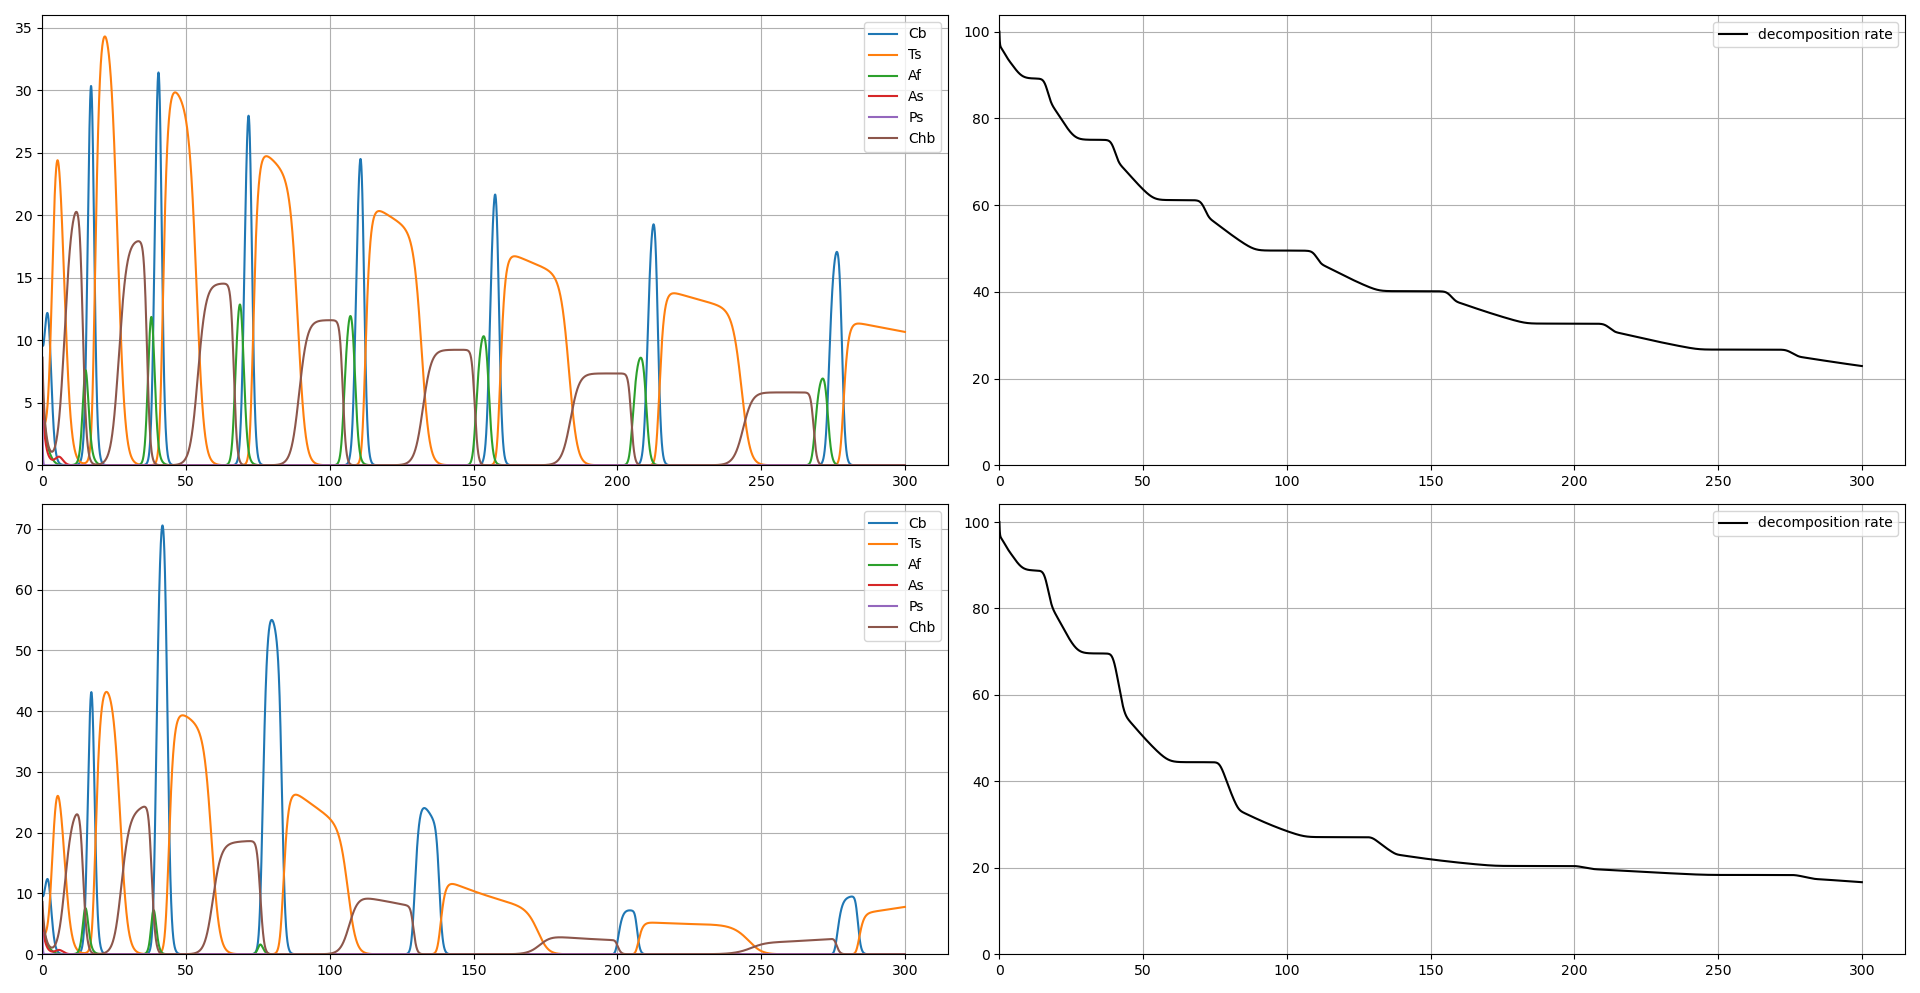

Write the Python code that produced this figure.
from scipy.integrate import solve_ivp
import numpy as np
import matplotlib.pyplot as plt
from pandas import DataFrame

def deriv(t, w,tem,moist):
    n0,n1,n2,n3,n4,n5,x=w.tolist()
    dn0dt = n0*np.log(1.399549*x/(n0+11.17546*n1+0.448686*n2+0.284405*n3+0.101572*n4+0.433724*n5-0.863503))
    dn1dt = n1*np.log(1.399549*x/((1/11.17546)*n0+n1+0.375706*n2+7.783609*n3+196.1559*n4+4.485611*n5-0.450677))
    dn2dt = n2*np.log(1.399549*x/((1/0.448686)*n0+(1/0.375706)*n1+n2+10.12895*n3+0.149357*n4+0.144114*n5-0.035456))
    dn3dt = n3*np.log(1.399549*x/((1/0.284405)*n0+(1/7.782609)*n1+(1/10.12895)*n2+n3+5.001182*n4+5.563094*n5+0.37097))
    dn4dt = n4*np.log(1.399549*x/((1/0.101572)*n0+(1/196.1559)*n1+(1/0.149357)*n2+(1/5.001182)*n3+n4+15141.41*n5+0.00074))
    dn5dt = n5*np.log(1.399549*x/((1/0.433724)*n0+(1/4.485611)*n1+(1/0.144114)*n2+(1/0.563014)*n3+(1/15141.41)*n4+n5+0.92217))
    dxdt = -1*x*(0.000832*n0+0.000373*n1+0.0000287*n2+0.00000246*n3+0.07549*n4+0.000000466*n5)

    if (tem<18):
        dn0dt=dn0dt-(18-tem)/18*n0
        dn1dt=dn1dt-(24-tem)/24*n1
        dn2dt=dn2dt-(24-tem)/24*n2
        dn3dt=dn3dt-(27-tem)/27*n3
        dn4dt=dn4dt-(27-tem)/27*n4
        dn5dt=dn5dt-(27-tem)/27*n5
    elif (tem>=18 and tem<24):
        dn1dt=dn1dt-(24-tem)/24*n1
        dn2dt=dn2dt-(24-tem)/24*n2
        dn3dt=dn3dt-(27-tem)/27*n3
        dn5dt=dn5dt-(27-tem)/27*n5
    elif (tem>=24 and tem<27):
        dn3dt=dn3dt-(27-tem)/27*n3
        dn5dt=dn5dt-(27-tem)/27*n5

    if (moist<96 and moist>69):
        dn5dt=dn5dt-(96-moist)/96*n5
    elif (moist<=69 and moist>=50):
        dn5dt=dn5dt-(96-moist)/96*n5
        dn3dt=dn3dt-(69-moist)/69*n3
    elif (moist<50 and moist>48):
        dn5dt=dn5dt-(96-moist)/96*n5
        dn3dt=dn3dt-(69-moist)/69*n3
        dn4dt=dn4dt-(50-moist)/50*n4
    elif (moist<=48 and moist>=27):
        dn5dt=dn5dt-(96-moist)/96*n5
        dn3dt=dn3dt-(69-moist)/69*n3
        dn4dt=dn4dt-(50-moist)/50*n4
        dn2dt=dn2dt-(48-moist)/48*n2
    elif (moist<27):
        dn5dt=dn5dt-(96-moist)/96*n5
        dn3dt=dn3dt-(69-moist)/69*n3
        dn4dt=dn4dt-(50-moist)/50*n4
        dn2dt=dn2dt-(48-moist)/48*n2
        dn1dt=dn1dt-(27-moist)/48*n1

    return dn0dt,dn1dt,dn2dt,dn3dt,dn4dt,dn5dt,dxdt

def deriv1(t, w,tem,moist,tempfloat):
    n0,n1,n2,n3,n4,n5,x=w.tolist()
    envtem=tem+0.5*tempfloat*np.sin(t*np.pi/150)#+2*(0.5-np.random.rand())
    dn0dt = n0*np.log(1.399549*x/(n0+11.17546*n1+0.448686*n2+0.284405*n3+0.101572*n4+0.433724*n5-0.863503))
    dn1dt = n1*np.log(1.399549*x/((1/11.17546)*n0+n1+0.375706*n2+7.783609*n3+196.1559*n4+4.485611*n5-0.450677))
    dn2dt = n2*np.log(1.399549*x/((1/0.448686)*n0+(1/0.375706)*n1+n2+10.12895*n3+0.149357*n4+0.144114*n5-0.035456))
    dn3dt = n3*np.log(1.399549*x/((1/0.284405)*n0+(1/7.782609)*n1+(1/10.12895)*n2+n3+5.001182*n4+5.563094*n5+0.37097))
    dn4dt = n4*np.log(1.399549*x/((1/0.101572)*n0+(1/196.1559)*n1+(1/0.149357)*n2+(1/5.001182)*n3+n4+15141.41*n5+0.00074))
    dn5dt = n5*np.log(1.399549*x/((1/0.433724)*n0+(1/4.485611)*n1+(1/0.144114)*n2+(1/0.563014)*n3+(1/15141.41)*n4+n5+0.92217))
    dxdt = -1*x*(0.000832*n0+0.000373*n1+0.0000287*n2+0.00000246*n3+0.07549*n4+0.000000466*n5)

    if (envtem<18):
        dn0dt=dn0dt-(18-envtem)/18*n0
        dn1dt=dn1dt-(24-envtem)/24*n1
        dn2dt=dn2dt-(24-envtem)/24*n2
        dn3dt=dn3dt-(27-envtem)/27*n3
        dn4dt=dn4dt-(27-envtem)/27*n4
        dn5dt=dn5dt-(27-envtem)/27*n5
    elif (envtem>=18 and envtem<24):
        dn1dt=dn1dt-(24-envtem)/24*n1
        dn2dt=dn2dt-(24-envtem)/24*n2
        dn3dt=dn3dt-(27-envtem)/27*n3
        dn5dt=dn5dt-(27-envtem)/27*n5
    elif (envtem>=24 and envtem<27):
        dn3dt=dn3dt-(27-envtem)/27*n3
        dn5dt=dn5dt-(27-envtem)/27*n5

    if (moist<96 and moist>69):
        dn5dt=dn5dt-(96-moist)/96*n5
    elif (moist<=69 and moist>=50):
        dn5dt=dn5dt-(96-moist)/96*n5
        dn3dt=dn3dt-(69-moist)/69*n3
    elif (moist<50 and moist>48):
        dn5dt=dn5dt-(96-moist)/96*n5
        dn3dt=dn3dt-(69-moist)/69*n3
        dn4dt=dn4dt-(50-moist)/50*n4
    elif (moist<=48 and moist>=27):
        dn5dt=dn5dt-(96-moist)/96*n5
        dn3dt=dn3dt-(69-moist)/69*n3
        dn4dt=dn4dt-(50-moist)/50*n4
        dn2dt=dn2dt-(48-moist)/48*n2
    elif (moist<27):
        dn5dt=dn5dt-(96-moist)/96*n5
        dn3dt=dn3dt-(69-moist)/69*n3
        dn4dt=dn4dt-(50-moist)/50*n4
        dn2dt=dn2dt-(48-moist)/48*n2
        dn1dt=dn1dt-(27-moist)/48*n1

    return dn0dt,dn1dt,dn2dt,dn3dt,dn4dt,dn5dt,dxdt
   
y_0=(9.8734,7.0886,6.9620,5.4430,3.5443,8.6076,100)
t=np.linspace(0,300,10000,endpoint=True)
y_1=solve_ivp(deriv,t_span=(0,300),y0=y_0,method='DOP853', t_eval=t,args=(5,10),rtol=3e-14,atol=3e-18)
y_11=solve_ivp(deriv1,t_span=(0,300),y0=y_0,method='DOP853', t_eval=t,args=(5,10,30),rtol=3e-14,atol=3e-18)

fig=plt.figure(figsize=(12,7),tight_layout=True)

def showplt1():
    plt.subplot(221)
    plt.plot(t.T,y_1.y[0],label='Cb')
    plt.plot(t.T,y_1.y[1],label='Ts')
    plt.plot(t.T,y_1.y[2],label='Af')
    plt.plot(t.T,y_1.y[3],label='As')
    plt.plot(t.T,y_1.y[4],label='Ps')
    plt.plot(t.T,y_1.y[5],label='Chb')
    plt.legend()
    plt.subplot(222)
    plt.plot(t.T,y_1.y[6],color='k',label='decomposition rate')
    plt.legend()
    plt.subplot(223)
    plt.plot(t.T,y_11.y[0],label='Cb')
    plt.plot(t.T,y_11.y[1],label='Ts')
    plt.plot(t.T,y_11.y[2],label='Af')
    plt.plot(t.T,y_11.y[3],label='As')
    plt.plot(t.T,y_11.y[4],label='Ps')
    plt.plot(t.T,y_11.y[5],label='Chb')
    plt.legend()
    plt.subplot(224)
    plt.plot(t.T,y_11.y[6],color='k',label='decomposition rate')
    plt.legend()
    

    plt.subplot(221).grid(1,'both','both',linestyle='-')
    plt.subplot(222).grid(1,'both','both',linestyle='-')
    plt.subplot(223).grid(1,'both','both',linestyle='-')
    plt.subplot(224).grid(1,'both','both',linestyle='-')
    plt.show()


def writexlsx(data,string):
    dat = {'t':t.T,'y0': data.y[0], 'y1':data.y[1], 'y2':data.y[2],'y3':data.y[3],'y4':data.y[4],'y5':data.y[5]}
    df = DataFrame(dat)
    df.to_excel(string)


#writexlsx(y_1, 'data1.xlsx')
#writexlsx(y_11, 'data.xlsx')
showplt1()
#print(y_21)
